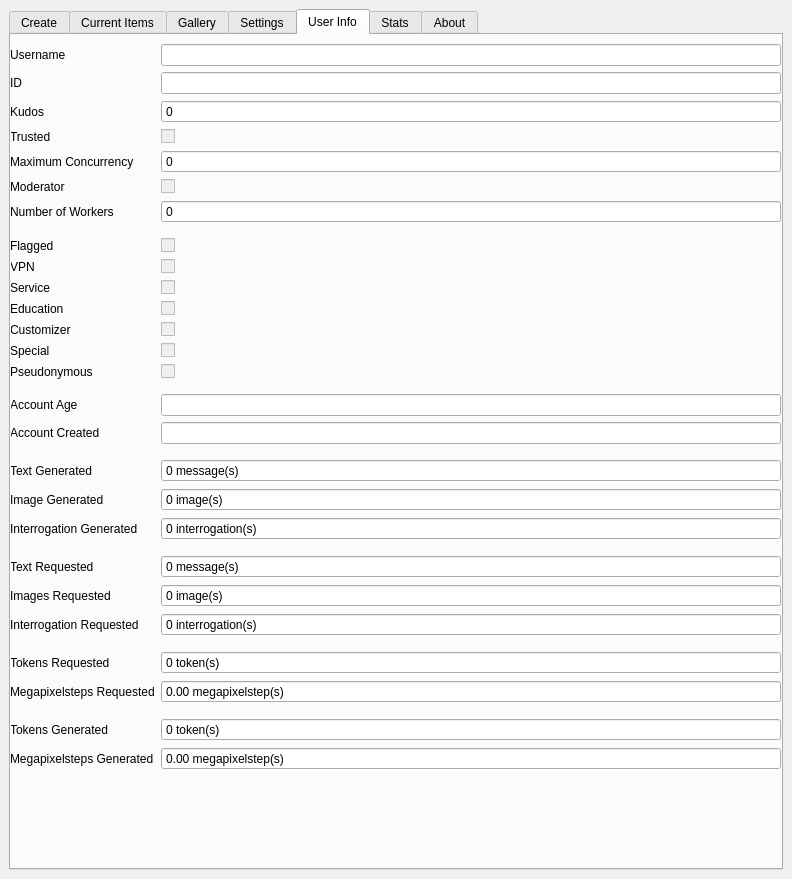
<?xml version="1.0" encoding="UTF-8"?>
<ui version="4.0">
 <class>MainWindow</class>
 <widget class="QMainWindow" name="MainWindow">
  <property name="geometry">
   <rect>
    <x>0</x>
    <y>0</y>
    <width>792</width>
    <height>879</height>
   </rect>
  </property>
  <property name="windowTitle">
   <string>MainWindow</string>
  </property>
  <widget class="QWidget" name="centralwidget">
   <layout class="QGridLayout" name="gridLayout">
    <item row="0" column="0">
     <widget class="QTabWidget" name="tabWidget">
      <property name="sizePolicy">
       <sizepolicy hsizetype="Expanding" vsizetype="Expanding">
        <horstretch>0</horstretch>
        <verstretch>0</verstretch>
       </sizepolicy>
      </property>
      <property name="currentIndex">
       <number>4</number>
      </property>
      <property name="documentMode">
       <bool>false</bool>
      </property>
      <property name="movable">
       <bool>false</bool>
      </property>
      <property name="tabBarAutoHide">
       <bool>false</bool>
      </property>
      <widget class="QWidget" name="create_tab">
       <attribute name="icon">
        <iconset theme="QIcon::ThemeIcon::ListAdd"/>
       </attribute>
       <attribute name="title">
        <string>Create</string>
       </attribute>
       <widget class="QTextEdit" name="PromptBox">
        <property name="geometry">
         <rect>
          <x>20</x>
          <y>30</y>
          <width>731</width>
          <height>70</height>
         </rect>
        </property>
        <property name="tabChangesFocus">
         <bool>true</bool>
        </property>
        <property name="placeholderText">
         <string>Prompt</string>
        </property>
       </widget>
       <widget class="QTextEdit" name="NegativePromptBox">
        <property name="geometry">
         <rect>
          <x>20</x>
          <y>110</y>
          <width>731</width>
          <height>70</height>
         </rect>
        </property>
        <property name="tabChangesFocus">
         <bool>true</bool>
        </property>
        <property name="placeholderText">
         <string>Negative Prompt</string>
        </property>
       </widget>
       <widget class="QFrame" name="frame">
        <property name="geometry">
         <rect>
          <x>20</x>
          <y>220</y>
          <width>731</width>
          <height>461</height>
         </rect>
        </property>
        <widget class="QScrollArea" name="scrollArea">
         <property name="geometry">
          <rect>
           <x>0</x>
           <y>10</y>
           <width>731</width>
           <height>451</height>
          </rect>
         </property>
         <property name="widgetResizable">
          <bool>true</bool>
         </property>
         <widget class="QWidget" name="scrollAreaWidgetContents">
          <property name="geometry">
           <rect>
            <x>0</x>
            <y>0</y>
            <width>729</width>
            <height>449</height>
           </rect>
          </property>
          <widget class="QWidget" name="gridLayoutWidget">
           <property name="geometry">
            <rect>
             <x>0</x>
             <y>0</y>
             <width>721</width>
             <height>571</height>
            </rect>
           </property>
           <layout class="QFormLayout" name="formLayout">
            <item row="0" column="0">
             <widget class="QLabel" name="imagesLabel">
              <property name="text">
               <string>Images</string>
              </property>
             </widget>
            </item>
            <item row="0" column="1">
             <widget class="QSpinBox" name="imagesSpinBox">
              <property name="minimum">
               <number>1</number>
              </property>
              <property name="maximum">
               <number>50</number>
              </property>
             </widget>
            </item>
            <item row="1" column="0">
             <widget class="QLabel" name="stepsLabel">
              <property name="text">
               <string>Steps</string>
              </property>
             </widget>
            </item>
            <item row="1" column="1">
             <widget class="QSpinBox" name="stepsSpinBox">
              <property name="minimum">
               <number>1</number>
              </property>
              <property name="maximum">
               <number>150</number>
              </property>
              <property name="value">
               <number>20</number>
              </property>
             </widget>
            </item>
            <item row="2" column="0">
             <widget class="QLabel" name="modelLabel">
              <property name="text">
               <string>Model</string>
              </property>
             </widget>
            </item>
            <item row="3" column="0">
             <widget class="QLabel" name="presetLabel">
              <property name="text">
               <string>Preset</string>
              </property>
             </widget>
            </item>
            <item row="3" column="1">
             <widget class="QComboBox" name="presetComboBox">
              <property name="editable">
               <bool>false</bool>
              </property>
              <item>
               <property name="text">
                <string>Custom</string>
               </property>
              </item>
              <item>
               <property name="text">
                <string>Portrait</string>
               </property>
              </item>
              <item>
               <property name="text">
                <string>Landscape</string>
               </property>
              </item>
              <item>
               <property name="text">
                <string>Large Portrait</string>
               </property>
              </item>
              <item>
               <property name="text">
                <string>Large Landscape</string>
               </property>
              </item>
              <item>
               <property name="text">
                <string>Square</string>
               </property>
              </item>
              <item>
               <property name="text">
                <string>Large Square</string>
               </property>
              </item>
             </widget>
            </item>
            <item row="4" column="0">
             <widget class="QLabel" name="widthLabel">
              <property name="text">
               <string>Width</string>
              </property>
             </widget>
            </item>
            <item row="4" column="1">
             <widget class="QSpinBox" name="widthSpinBox">
              <property name="minimum">
               <number>64</number>
              </property>
              <property name="maximum">
               <number>3072</number>
              </property>
              <property name="singleStep">
               <number>64</number>
              </property>
              <property name="value">
               <number>768</number>
              </property>
             </widget>
            </item>
            <item row="5" column="0">
             <widget class="QLabel" name="heightLabel">
              <property name="text">
               <string>Height</string>
              </property>
             </widget>
            </item>
            <item row="5" column="1">
             <widget class="QSpinBox" name="heightSpinBox">
              <property name="minimum">
               <number>64</number>
              </property>
              <property name="maximum">
               <number>3072</number>
              </property>
              <property name="singleStep">
               <number>64</number>
              </property>
              <property name="value">
               <number>1024</number>
              </property>
             </widget>
            </item>
            <item row="6" column="0">
             <widget class="QLabel" name="samplerLabel">
              <property name="text">
               <string>Sampler</string>
              </property>
             </widget>
            </item>
            <item row="6" column="1">
             <widget class="QComboBox" name="samplerComboBox">
              <item>
               <property name="text">
                <string>k_euler</string>
               </property>
              </item>
              <item>
               <property name="text">
                <string>k_euler_a</string>
               </property>
              </item>
              <item>
               <property name="text">
                <string>k_lms</string>
               </property>
              </item>
              <item>
               <property name="text">
                <string>k_heun</string>
               </property>
              </item>
              <item>
               <property name="text">
                <string>k_dpm_2</string>
               </property>
              </item>
              <item>
               <property name="text">
                <string>k_dpm_2_a</string>
               </property>
              </item>
              <item>
               <property name="text">
                <string>k_dpm_adaptive</string>
               </property>
              </item>
              <item>
               <property name="text">
                <string>k_dpm_fast</string>
               </property>
              </item>
              <item>
               <property name="text">
                <string>k_dpmpp_2m</string>
               </property>
              </item>
              <item>
               <property name="text">
                <string>k_dpmpp_2s_a</string>
               </property>
              </item>
              <item>
               <property name="text">
                <string>k_dpmpp_sde</string>
               </property>
              </item>
              <item>
               <property name="text">
                <string>DDIM</string>
               </property>
              </item>
              <item>
               <property name="text">
                <string>lcm</string>
               </property>
              </item>
              <item>
               <property name="text">
                <string>dpmsolver</string>
               </property>
              </item>
             </widget>
            </item>
            <item row="7" column="0">
             <widget class="QLabel" name="seedLabel">
              <property name="text">
               <string>Seed</string>
              </property>
             </widget>
            </item>
            <item row="7" column="1">
             <widget class="QSpinBox" name="seedSpinBox">
              <property name="toolTip">
               <string>0 for unseeded generations</string>
              </property>
              <property name="statusTip">
               <string/>
              </property>
              <property name="maximum">
               <number>2147483647</number>
              </property>
              <property name="displayIntegerBase">
               <number>10</number>
              </property>
             </widget>
            </item>
            <item row="8" column="0">
             <widget class="QLabel" name="guidenceLabel">
              <property name="text">
               <string>Guidence</string>
              </property>
             </widget>
            </item>
            <item row="8" column="1">
             <widget class="QDoubleSpinBox" name="guidenceDoubleSpinBox">
              <property name="decimals">
               <number>1</number>
              </property>
              <property name="minimum">
               <double>0.000000000000000</double>
              </property>
              <property name="maximum">
               <double>100.000000000000000</double>
              </property>
              <property name="singleStep">
               <double>0.500000000000000</double>
              </property>
              <property name="value">
               <double>5.000000000000000</double>
              </property>
             </widget>
            </item>
            <item row="9" column="0">
             <widget class="QLabel" name="clipSkipLabel">
              <property name="text">
               <string>Clip Skip</string>
              </property>
             </widget>
            </item>
            <item row="9" column="1">
             <widget class="QSpinBox" name="clipSkipSpinBox">
              <property name="minimum">
               <number>1</number>
              </property>
              <property name="maximum">
               <number>12</number>
              </property>
             </widget>
            </item>
            <item row="2" column="1">
             <layout class="QHBoxLayout" name="horizontalLayout_2">
              <item>
               <widget class="QComboBox" name="modelComboBox">
                <property name="enabled">
                 <bool>true</bool>
                </property>
                <property name="sizePolicy">
                 <sizepolicy hsizetype="Expanding" vsizetype="Fixed">
                  <horstretch>0</horstretch>
                  <verstretch>0</verstretch>
                 </sizepolicy>
                </property>
                <property name="editable">
                 <bool>true</bool>
                </property>
                <property name="currentText">
                 <string>Placeholder</string>
                </property>
                <property name="currentIndex">
                 <number>0</number>
                </property>
                <property name="placeholderText">
                 <string>NOT IMPLEMENTED YET</string>
                </property>
                <item>
                 <property name="text">
                  <string>Placeholder</string>
                 </property>
                </item>
               </widget>
              </item>
              <item>
               <widget class="QPushButton" name="modelDetailsButton">
                <property name="text">
                 <string>Model Details </string>
                </property>
                <property name="icon">
                 <iconset theme="QIcon::ThemeIcon::SystemSearch"/>
                </property>
               </widget>
              </item>
             </layout>
            </item>
           </layout>
          </widget>
         </widget>
        </widget>
       </widget>
       <widget class="QPushButton" name="GenerateButton">
        <property name="geometry">
         <rect>
          <x>600</x>
          <y>190</y>
          <width>151</width>
          <height>31</height>
         </rect>
        </property>
        <property name="toolTip">
         <string>Shortcut Ctrl + Enter</string>
        </property>
        <property name="text">
         <string>Generate</string>
        </property>
        <property name="icon">
         <iconset theme="QIcon::ThemeIcon::InsertImage"/>
        </property>
        <property name="shortcut">
         <string>Ctrl+Return</string>
        </property>
       </widget>
      </widget>
      <widget class="QWidget" name="curr_items_tab">
       <attribute name="icon">
        <iconset theme="QIcon::ThemeIcon::DocumentProperties"/>
       </attribute>
       <attribute name="title">
        <string>Current Items</string>
       </attribute>
       <widget class="QGroupBox" name="groupBox_2">
        <property name="geometry">
         <rect>
          <x>10</x>
          <y>30</y>
          <width>761</width>
          <height>771</height>
         </rect>
        </property>
        <property name="title">
         <string/>
        </property>
        <widget class="QTableWidget" name="tableWidget">
         <property name="geometry">
          <rect>
           <x>0</x>
           <y>0</y>
           <width>771</width>
           <height>771</height>
          </rect>
         </property>
         <row>
          <property name="text">
           <string>Example 1</string>
          </property>
         </row>
         <column>
          <property name="text">
           <string>ID</string>
          </property>
         </column>
         <column>
          <property name="text">
           <string>Status</string>
          </property>
         </column>
         <column>
          <property name="text">
           <string>Prompt</string>
          </property>
         </column>
         <column>
          <property name="text">
           <string>Model</string>
          </property>
         </column>
         <column>
          <property name="text">
           <string>ETA</string>
          </property>
         </column>
        </widget>
       </widget>
       <widget class="QLabel" name="label_4">
        <property name="geometry">
         <rect>
          <x>10</x>
          <y>10</y>
          <width>211</width>
          <height>16</height>
         </rect>
        </property>
        <property name="text">
         <string>Current In-progress items</string>
        </property>
       </widget>
      </widget>
      <widget class="QWidget" name="gallery_tab">
       <attribute name="icon">
        <iconset theme="QIcon::ThemeIcon::DocumentPrintPreview"/>
       </attribute>
       <attribute name="title">
        <string>Gallery</string>
       </attribute>
      </widget>
      <widget class="QWidget" name="settings_tab">
       <attribute name="icon">
        <iconset theme="QIcon::ThemeIcon::DocumentProperties"/>
       </attribute>
       <attribute name="title">
        <string>Settings</string>
       </attribute>
       <widget class="QWidget" name="formLayoutWidget">
        <property name="geometry">
         <rect>
          <x>0</x>
          <y>10</y>
          <width>761</width>
          <height>801</height>
         </rect>
        </property>
        <layout class="QFormLayout" name="settingsLayout">
         <item row="0" column="0">
          <widget class="QLabel" name="APIKeyLabel">
           <property name="text">
            <string>API Key</string>
           </property>
           <property name="scaledContents">
            <bool>false</bool>
           </property>
          </widget>
         </item>
         <item row="0" column="1">
          <layout class="QHBoxLayout" name="horizontalLayout">
           <item>
            <widget class="QLineEdit" name="apiKeyEntry">
             <property name="echoMode">
              <enum>QLineEdit::EchoMode::Password</enum>
             </property>
             <property name="placeholderText">
              <string>API Key</string>
             </property>
             <property name="clearButtonEnabled">
              <bool>true</bool>
             </property>
            </widget>
           </item>
           <item>
            <widget class="QPushButton" name="showAPIKey">
             <property name="text">
              <string>Show API Key</string>
             </property>
             <property name="icon">
              <iconset theme="QIcon::ThemeIcon::EditFind"/>
             </property>
            </widget>
           </item>
           <item>
            <widget class="QPushButton" name="saveAPIkey">
             <property name="text">
              <string>Save API Key</string>
             </property>
             <property name="icon">
              <iconset theme="QIcon::ThemeIcon::DocumentSave"/>
             </property>
            </widget>
           </item>
           <item>
            <widget class="QPushButton" name="copyAPIkey">
             <property name="text">
              <string>Copy API Key</string>
             </property>
             <property name="icon">
              <iconset theme="QIcon::ThemeIcon::EditCopy"/>
             </property>
             <property name="flat">
              <bool>false</bool>
             </property>
            </widget>
           </item>
          </layout>
         </item>
         <item row="1" column="0">
          <widget class="QLabel" name="NSFWLabel">
           <property name="text">
            <string>NSFW</string>
           </property>
          </widget>
         </item>
         <item row="1" column="1">
          <widget class="QCheckBox" name="NSFWCheckBox">
           <property name="toolTip">
            <string>Whether to allow the generation of NSFW content. Accidental NSFW content will be censored by workers.</string>
           </property>
           <property name="text">
            <string/>
           </property>
           <property name="tristate">
            <bool>false</bool>
           </property>
          </widget>
         </item>
         <item row="2" column="0">
          <widget class="QLabel" name="maxJobsLabel">
           <property name="text">
            <string>Max jobs</string>
           </property>
          </widget>
         </item>
         <item row="2" column="1">
          <widget class="QSpinBox" name="maxJobsSpinBox">
           <property name="minimum">
            <number>1</number>
           </property>
           <property name="maximum">
            <number>20</number>
           </property>
           <property name="value">
            <number>5</number>
           </property>
          </widget>
         </item>
        </layout>
       </widget>
      </widget>
      <widget class="QWidget" name="userInfoPage">
       <attribute name="icon">
        <iconset theme="QIcon::ThemeIcon::UserOffline"/>
       </attribute>
       <attribute name="title">
        <string>User Info</string>
       </attribute>
       <widget class="QWidget" name="formLayoutWidget_2">
        <property name="geometry">
         <rect>
          <x>-1</x>
          <y>9</y>
          <width>771</width>
          <height>801</height>
         </rect>
        </property>
        <layout class="QFormLayout" name="formLayout_2">
         <item row="0" column="0">
          <widget class="QLabel" name="usernameLabel">
           <property name="text">
            <string>Username</string>
           </property>
          </widget>
         </item>
         <item row="0" column="1">
          <widget class="QLineEdit" name="usernameLineEdit">
           <property name="enabled">
            <bool>true</bool>
           </property>
           <property name="readOnly">
            <bool>true</bool>
           </property>
          </widget>
         </item>
         <item row="1" column="0">
          <widget class="QLabel" name="idLabel">
           <property name="text">
            <string>ID</string>
           </property>
          </widget>
         </item>
         <item row="1" column="1">
          <widget class="QLineEdit" name="idLineEdit">
           <property name="enabled">
            <bool>true</bool>
           </property>
           <property name="readOnly">
            <bool>true</bool>
           </property>
          </widget>
         </item>
         <item row="2" column="0">
          <widget class="QLabel" name="kudosLabel">
           <property name="text">
            <string>Kudos</string>
           </property>
          </widget>
         </item>
         <item row="2" column="1">
          <widget class="QSpinBox" name="kudosSpinBox">
           <property name="enabled">
            <bool>true</bool>
           </property>
           <property name="readOnly">
            <bool>true</bool>
           </property>
           <property name="buttonSymbols">
            <enum>QAbstractSpinBox::ButtonSymbols::NoButtons</enum>
           </property>
          </widget>
         </item>
         <item row="3" column="0">
          <widget class="QLabel" name="trustedLabel">
           <property name="text">
            <string>Trusted</string>
           </property>
          </widget>
         </item>
         <item row="3" column="1">
          <widget class="QCheckBox" name="trustedCheckBox">
           <property name="enabled">
            <bool>false</bool>
           </property>
           <property name="focusPolicy">
            <enum>Qt::FocusPolicy::NoFocus</enum>
           </property>
           <property name="checkable">
            <bool>true</bool>
           </property>
          </widget>
         </item>
         <item row="4" column="0">
          <widget class="QLabel" name="maximumConcurrencyLabel">
           <property name="text">
            <string>Maximum Concurrency</string>
           </property>
          </widget>
         </item>
         <item row="4" column="1">
          <widget class="QSpinBox" name="maxConcurrencySpinBox">
           <property name="enabled">
            <bool>true</bool>
           </property>
           <property name="readOnly">
            <bool>true</bool>
           </property>
           <property name="buttonSymbols">
            <enum>QAbstractSpinBox::ButtonSymbols::NoButtons</enum>
           </property>
          </widget>
         </item>
         <item row="5" column="0">
          <widget class="QLabel" name="moderatorLabel">
           <property name="text">
            <string>Moderator</string>
           </property>
          </widget>
         </item>
         <item row="5" column="1">
          <widget class="QCheckBox" name="moderatorCheckBox">
           <property name="enabled">
            <bool>false</bool>
           </property>
           <property name="focusPolicy">
            <enum>Qt::FocusPolicy::NoFocus</enum>
           </property>
           <property name="checkable">
            <bool>true</bool>
           </property>
          </widget>
         </item>
         <item row="6" column="0">
          <widget class="QLabel" name="numberOfWorkersLabel">
           <property name="text">
            <string>Number of Workers</string>
           </property>
          </widget>
         </item>
         <item row="6" column="1">
          <widget class="QSpinBox" name="numberOfWorkersSpinBox">
           <property name="enabled">
            <bool>true</bool>
           </property>
           <property name="readOnly">
            <bool>true</bool>
           </property>
           <property name="buttonSymbols">
            <enum>QAbstractSpinBox::ButtonSymbols::NoButtons</enum>
           </property>
          </widget>
         </item>
         <item row="7" column="0">
          <widget class="Line" name="line_4">
           <property name="orientation">
            <enum>Qt::Orientation::Horizontal</enum>
           </property>
          </widget>
         </item>
         <item row="8" column="0">
          <widget class="QLabel" name="flaggedLabel">
           <property name="text">
            <string>Flagged</string>
           </property>
          </widget>
         </item>
         <item row="8" column="1">
          <widget class="QCheckBox" name="flaggedCheckBox">
           <property name="enabled">
            <bool>false</bool>
           </property>
           <property name="focusPolicy">
            <enum>Qt::FocusPolicy::NoFocus</enum>
           </property>
           <property name="checkable">
            <bool>true</bool>
           </property>
           <property name="checked">
            <bool>false</bool>
           </property>
          </widget>
         </item>
         <item row="9" column="0">
          <widget class="QLabel" name="VPNLabel">
           <property name="text">
            <string>VPN</string>
           </property>
          </widget>
         </item>
         <item row="9" column="1">
          <widget class="QCheckBox" name="VPNCheckBox">
           <property name="enabled">
            <bool>false</bool>
           </property>
           <property name="focusPolicy">
            <enum>Qt::FocusPolicy::NoFocus</enum>
           </property>
           <property name="checkable">
            <bool>true</bool>
           </property>
           <property name="checked">
            <bool>false</bool>
           </property>
          </widget>
         </item>
         <item row="10" column="0">
          <widget class="QLabel" name="serviceLabel">
           <property name="text">
            <string>Service</string>
           </property>
          </widget>
         </item>
         <item row="10" column="1">
          <widget class="QCheckBox" name="serviceCheckBox">
           <property name="enabled">
            <bool>false</bool>
           </property>
           <property name="focusPolicy">
            <enum>Qt::FocusPolicy::NoFocus</enum>
           </property>
           <property name="checkable">
            <bool>true</bool>
           </property>
           <property name="checked">
            <bool>false</bool>
           </property>
          </widget>
         </item>
         <item row="11" column="0">
          <widget class="QLabel" name="educationLabel">
           <property name="text">
            <string>Education</string>
           </property>
          </widget>
         </item>
         <item row="11" column="1">
          <widget class="QCheckBox" name="educationCheckBox">
           <property name="enabled">
            <bool>false</bool>
           </property>
           <property name="focusPolicy">
            <enum>Qt::FocusPolicy::NoFocus</enum>
           </property>
           <property name="checkable">
            <bool>true</bool>
           </property>
           <property name="checked">
            <bool>false</bool>
           </property>
          </widget>
         </item>
         <item row="12" column="0">
          <widget class="QLabel" name="customizerLabel">
           <property name="text">
            <string>Customizer</string>
           </property>
          </widget>
         </item>
         <item row="12" column="1">
          <widget class="QCheckBox" name="customizerCheckBox">
           <property name="enabled">
            <bool>false</bool>
           </property>
           <property name="focusPolicy">
            <enum>Qt::FocusPolicy::NoFocus</enum>
           </property>
           <property name="checkable">
            <bool>true</bool>
           </property>
           <property name="checked">
            <bool>false</bool>
           </property>
          </widget>
         </item>
         <item row="13" column="0">
          <widget class="QLabel" name="specialLabel">
           <property name="text">
            <string>Special</string>
           </property>
          </widget>
         </item>
         <item row="13" column="1">
          <widget class="QCheckBox" name="specialCheckBox">
           <property name="enabled">
            <bool>false</bool>
           </property>
           <property name="focusPolicy">
            <enum>Qt::FocusPolicy::NoFocus</enum>
           </property>
           <property name="checkable">
            <bool>true</bool>
           </property>
           <property name="checked">
            <bool>false</bool>
           </property>
          </widget>
         </item>
         <item row="14" column="0">
          <widget class="QLabel" name="pseudonymousLabel">
           <property name="text">
            <string>Pseudonymous</string>
           </property>
          </widget>
         </item>
         <item row="14" column="1">
          <widget class="QCheckBox" name="pseudonymousCheckBox">
           <property name="enabled">
            <bool>false</bool>
           </property>
           <property name="focusPolicy">
            <enum>Qt::FocusPolicy::NoFocus</enum>
           </property>
           <property name="checkable">
            <bool>true</bool>
           </property>
           <property name="checked">
            <bool>false</bool>
           </property>
          </widget>
         </item>
         <item row="15" column="0">
          <widget class="Line" name="line_3">
           <property name="orientation">
            <enum>Qt::Orientation::Horizontal</enum>
           </property>
          </widget>
         </item>
         <item row="16" column="0">
          <widget class="QLabel" name="accountAgeLabel">
           <property name="text">
            <string>Account Age</string>
           </property>
          </widget>
         </item>
         <item row="16" column="1">
          <widget class="QLineEdit" name="accountAgeLineEdit">
           <property name="enabled">
            <bool>true</bool>
           </property>
           <property name="readOnly">
            <bool>true</bool>
           </property>
          </widget>
         </item>
         <item row="17" column="0">
          <widget class="QLabel" name="accountCreatedLabel">
           <property name="text">
            <string>Account Created</string>
           </property>
          </widget>
         </item>
         <item row="17" column="1">
          <widget class="QLineEdit" name="accountCreatedLineEdit">
           <property name="enabled">
            <bool>true</bool>
           </property>
           <property name="readOnly">
            <bool>true</bool>
           </property>
          </widget>
         </item>
         <item row="18" column="0">
          <widget class="Line" name="line_2">
           <property name="orientation">
            <enum>Qt::Orientation::Horizontal</enum>
           </property>
          </widget>
         </item>
         <item row="19" column="0">
          <widget class="QLabel" name="textGeneratedLabel">
           <property name="text">
            <string>Text Generated</string>
           </property>
          </widget>
         </item>
         <item row="19" column="1">
          <widget class="QSpinBox" name="textGeneratedSpinBox">
           <property name="enabled">
            <bool>true</bool>
           </property>
           <property name="readOnly">
            <bool>true</bool>
           </property>
           <property name="buttonSymbols">
            <enum>QAbstractSpinBox::ButtonSymbols::NoButtons</enum>
           </property>
           <property name="suffix">
            <string> message(s)</string>
           </property>
          </widget>
         </item>
         <item row="20" column="0">
          <widget class="QLabel" name="imageGeneratedLabel">
           <property name="text">
            <string>Image Generated</string>
           </property>
          </widget>
         </item>
         <item row="20" column="1">
          <widget class="QSpinBox" name="imageGeneratedSpinBox">
           <property name="enabled">
            <bool>true</bool>
           </property>
           <property name="readOnly">
            <bool>true</bool>
           </property>
           <property name="buttonSymbols">
            <enum>QAbstractSpinBox::ButtonSymbols::NoButtons</enum>
           </property>
           <property name="suffix">
            <string> image(s)</string>
           </property>
          </widget>
         </item>
         <item row="21" column="0">
          <widget class="QLabel" name="interrogationGeneratedLabel_2">
           <property name="text">
            <string>Interrogation Generated</string>
           </property>
          </widget>
         </item>
         <item row="21" column="1">
          <widget class="QSpinBox" name="interrogationGeneratedSpinBox">
           <property name="enabled">
            <bool>true</bool>
           </property>
           <property name="readOnly">
            <bool>true</bool>
           </property>
           <property name="buttonSymbols">
            <enum>QAbstractSpinBox::ButtonSymbols::NoButtons</enum>
           </property>
           <property name="suffix">
            <string> interrogation(s)</string>
           </property>
          </widget>
         </item>
         <item row="22" column="0">
          <widget class="Line" name="line">
           <property name="orientation">
            <enum>Qt::Orientation::Horizontal</enum>
           </property>
          </widget>
         </item>
         <item row="23" column="0">
          <widget class="QLabel" name="textRequestedLabel">
           <property name="text">
            <string>Text Requested</string>
           </property>
          </widget>
         </item>
         <item row="23" column="1">
          <widget class="QSpinBox" name="textRequestedSpinBox">
           <property name="enabled">
            <bool>true</bool>
           </property>
           <property name="readOnly">
            <bool>true</bool>
           </property>
           <property name="buttonSymbols">
            <enum>QAbstractSpinBox::ButtonSymbols::NoButtons</enum>
           </property>
           <property name="suffix">
            <string> message(s)</string>
           </property>
          </widget>
         </item>
         <item row="24" column="0">
          <widget class="QLabel" name="imagesRequestedLabel">
           <property name="text">
            <string>Images Requested</string>
           </property>
          </widget>
         </item>
         <item row="24" column="1">
          <widget class="QSpinBox" name="imagesRequestedSpinBox">
           <property name="enabled">
            <bool>true</bool>
           </property>
           <property name="readOnly">
            <bool>true</bool>
           </property>
           <property name="buttonSymbols">
            <enum>QAbstractSpinBox::ButtonSymbols::NoButtons</enum>
           </property>
           <property name="suffix">
            <string> image(s)</string>
           </property>
          </widget>
         </item>
         <item row="25" column="0">
          <widget class="QLabel" name="interrogationRequestedLabel">
           <property name="text">
            <string>Interrogation Requested</string>
           </property>
          </widget>
         </item>
         <item row="25" column="1">
          <widget class="QSpinBox" name="interrogationRequestedSpinBox">
           <property name="enabled">
            <bool>true</bool>
           </property>
           <property name="readOnly">
            <bool>true</bool>
           </property>
           <property name="buttonSymbols">
            <enum>QAbstractSpinBox::ButtonSymbols::NoButtons</enum>
           </property>
           <property name="suffix">
            <string> interrogation(s)</string>
           </property>
          </widget>
         </item>
         <item row="27" column="0">
          <widget class="QLabel" name="tokensRequestedLabel">
           <property name="text">
            <string>Tokens Requested</string>
           </property>
          </widget>
         </item>
         <item row="27" column="1">
          <widget class="QSpinBox" name="tokensRequestedSpinBox">
           <property name="enabled">
            <bool>true</bool>
           </property>
           <property name="readOnly">
            <bool>true</bool>
           </property>
           <property name="buttonSymbols">
            <enum>QAbstractSpinBox::ButtonSymbols::NoButtons</enum>
           </property>
           <property name="suffix">
            <string> token(s)</string>
           </property>
          </widget>
         </item>
         <item row="28" column="0">
          <widget class="QLabel" name="megapixelstepsRequestedLabel">
           <property name="text">
            <string>Megapixelsteps Requested</string>
           </property>
          </widget>
         </item>
         <item row="28" column="1">
          <widget class="QDoubleSpinBox" name="megapixelstepsRequestedDoubleSpinBox">
           <property name="enabled">
            <bool>true</bool>
           </property>
           <property name="readOnly">
            <bool>true</bool>
           </property>
           <property name="buttonSymbols">
            <enum>QAbstractSpinBox::ButtonSymbols::NoButtons</enum>
           </property>
           <property name="prefix">
            <string/>
           </property>
           <property name="suffix">
            <string> megapixelstep(s)</string>
           </property>
          </widget>
         </item>
         <item row="30" column="0">
          <widget class="QLabel" name="tokensGeneratedLabel">
           <property name="text">
            <string>Tokens Generated</string>
           </property>
          </widget>
         </item>
         <item row="30" column="1">
          <widget class="QSpinBox" name="tokensGeneratedSpinBox">
           <property name="enabled">
            <bool>true</bool>
           </property>
           <property name="readOnly">
            <bool>true</bool>
           </property>
           <property name="buttonSymbols">
            <enum>QAbstractSpinBox::ButtonSymbols::NoButtons</enum>
           </property>
           <property name="suffix">
            <string> token(s)</string>
           </property>
          </widget>
         </item>
         <item row="31" column="0">
          <widget class="QLabel" name="megapixelstepsGeneratedLabel">
           <property name="text">
            <string>Megapixelsteps Generated</string>
           </property>
          </widget>
         </item>
         <item row="31" column="1">
          <widget class="QDoubleSpinBox" name="megapixelstepsGeneratedDoubleSpinBox">
           <property name="enabled">
            <bool>true</bool>
           </property>
           <property name="readOnly">
            <bool>true</bool>
           </property>
           <property name="buttonSymbols">
            <enum>QAbstractSpinBox::ButtonSymbols::NoButtons</enum>
           </property>
           <property name="prefix">
            <string/>
           </property>
           <property name="suffix">
            <string> megapixelstep(s)</string>
           </property>
          </widget>
         </item>
         <item row="29" column="0">
          <widget class="Line" name="line_5">
           <property name="orientation">
            <enum>Qt::Orientation::Horizontal</enum>
           </property>
          </widget>
         </item>
         <item row="26" column="0">
          <widget class="Line" name="line_6">
           <property name="orientation">
            <enum>Qt::Orientation::Horizontal</enum>
           </property>
          </widget>
         </item>
        </layout>
       </widget>
      </widget>
      <widget class="QWidget" name="Stats_Tab">
       <attribute name="icon">
        <iconset theme="QIcon::ThemeIcon::HelpAbout"/>
       </attribute>
       <attribute name="title">
        <string>Stats</string>
       </attribute>
       <widget class="QTreeView" name="localStats">
        <property name="geometry">
         <rect>
          <x>0</x>
          <y>30</y>
          <width>771</width>
          <height>781</height>
         </rect>
        </property>
       </widget>
      </widget>
      <widget class="QWidget" name="About_tab">
       <attribute name="icon">
        <iconset>
         <normaloff>../../../Pictures/QTHordeAssets/IconSmaller.png</normaloff>../../../Pictures/QTHordeAssets/IconSmaller.png</iconset>
       </attribute>
       <attribute name="title">
        <string>About</string>
       </attribute>
       <widget class="QWidget" name="verticalLayoutWidget">
        <property name="geometry">
         <rect>
          <x>-1</x>
          <y>-1</y>
          <width>771</width>
          <height>691</height>
         </rect>
        </property>
        <layout class="QVBoxLayout" name="verticalLayout">
         <item>
          <spacer name="horizontalSpacer">
           <property name="orientation">
            <enum>Qt::Orientation::Horizontal</enum>
           </property>
           <property name="sizeHint" stdset="0">
            <size>
             <width>40</width>
             <height>20</height>
            </size>
           </property>
          </spacer>
         </item>
        </layout>
       </widget>
      </widget>
     </widget>
    </item>
   </layout>
  </widget>
  <widget class="QMenuBar" name="menubar">
   <property name="geometry">
    <rect>
     <x>0</x>
     <y>0</y>
     <width>792</width>
     <height>21</height>
    </rect>
   </property>
  </widget>
  <action name="actionSave">
   <property name="text">
    <string>Save</string>
   </property>
  </action>
 </widget>
 <resources/>
 <connections/>
</ui>
